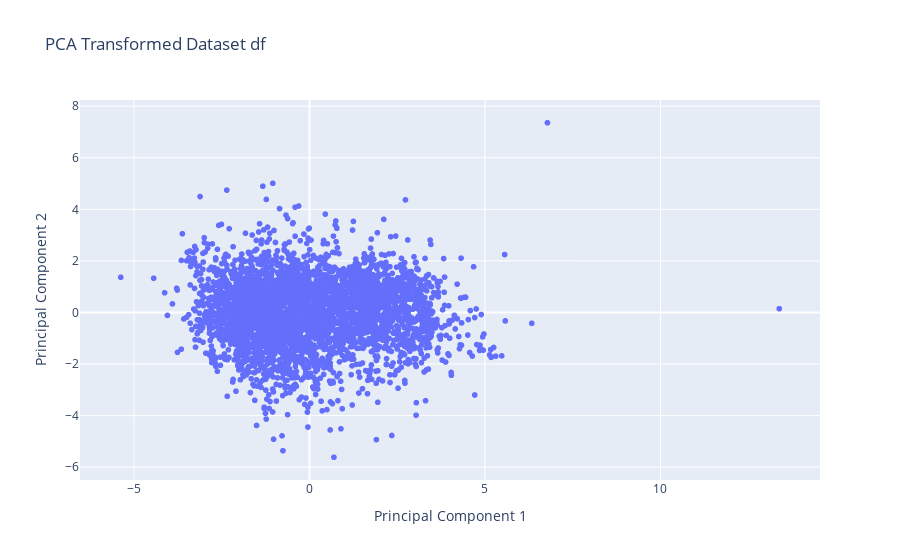

The cell this chart's notebook holds for it:
### Code cell
fig = px.scatter(x=whitefeat_after_pca[:, 0], y=whitefeat_after_pca[:, 1], title='PCA Transformed Dataset df')
fig.update_xaxes(title_text='Principal Component 1')
fig.update_yaxes(title_text='Principal Component 2')
fig.show()

### Figure 1 — Plotly figure (JSON) as saved in the notebook; plotly's stock layout.template omitted (floating-point values rounded to 4 significant figures; data arrays with more than 128 entries replaced by an {"elided": "..."} marker saying what was removed)
{"data": [{"hovertemplate": "x=%{x}<br>y=%{y}<extra></extra>", "legendgroup": "", "marker": {"color": "#636efa", "symbol": "circle"}, "mode": "markers", "name": "", "showlegend": false, "type": "scattergl", "x": {"elided": "3961 float values"}, "xaxis": "x", "y": {"elided": "3961 float values"}, "yaxis": "y"}], "layout": {"legend": {"tracegroupgap": 0}, "title": {"text": "PCA Transformed Dataset df"}, "xaxis": {"anchor": "y", "domain": [0, 1], "title": {"text": "Principal Component 1"}}, "yaxis": {"anchor": "x", "domain": [0, 1], "title": {"text": "Principal Component 2"}}}}
